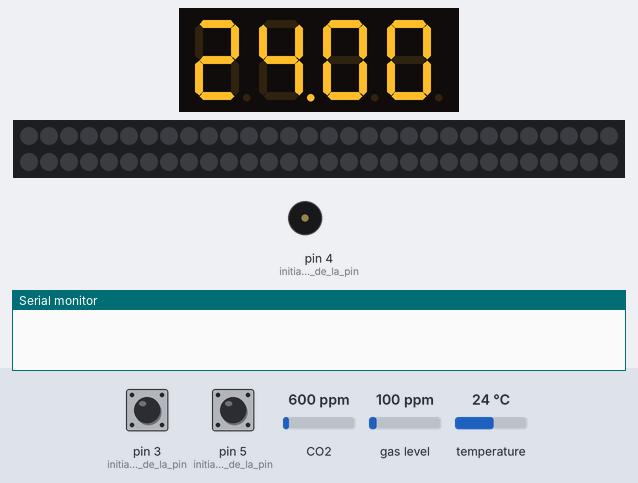
Bench run of a sketch on a simulated Arduino Uno, built with avr-gcc and run on an emulated ATmega328P. Parts: 4-digit seven-segment display, 60 RGB LEDs in strip order, left to right, continuing on the next row, buzzer (waves = sounding), the last lines printed to the serial monitor. Inputs (shaded band) come from the test bench; at power-on: CO2 600 ppm, pin 5 (initialisation_de_la_pin) HIGH, temperature 24 °C, pin 3 (initialisation_de_la_pin) HIGH, gas level 100 ppm. Dim RGB values are drawn brighter than linear; the local clock reads 2024-03-15 10:24:30 at power-on unless the sketch sets it.

Above: at 1.2 s.
1.3 s: CO2 set to 1458 ppm
4.0 s: CO2 set to 1530 ppm
At 4.29 s:
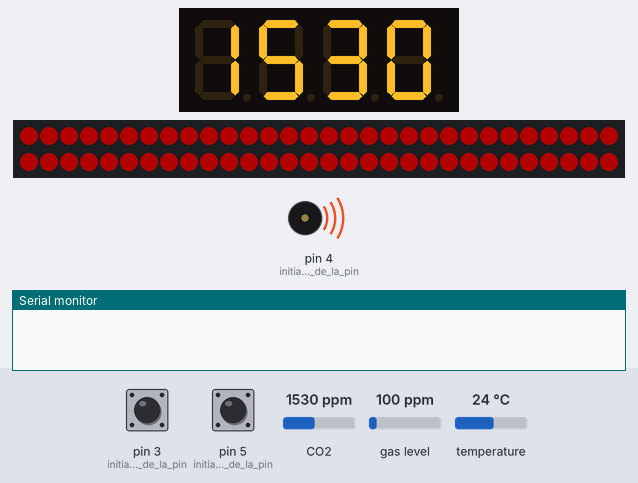
6.1 s: pin 5 (initialisation_de_la_pin) pulled LOW for 0.15 s
9.2 s: pin 5 (initialisation_de_la_pin) pulled LOW for 1 s
10.8 s: temperature set to 12 °C
At 10.95 s:
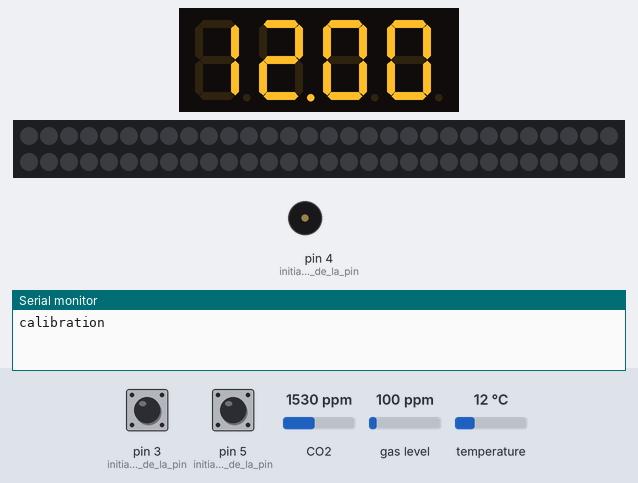
At 11.34 s:
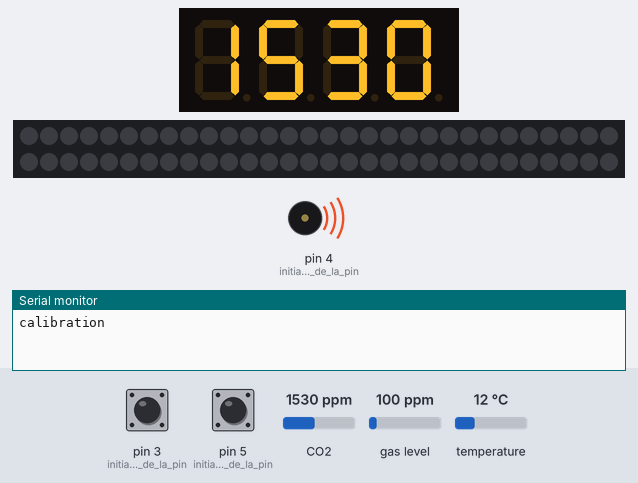
13.1 s: CO2 set to 452 ppm
At 16.2 s:
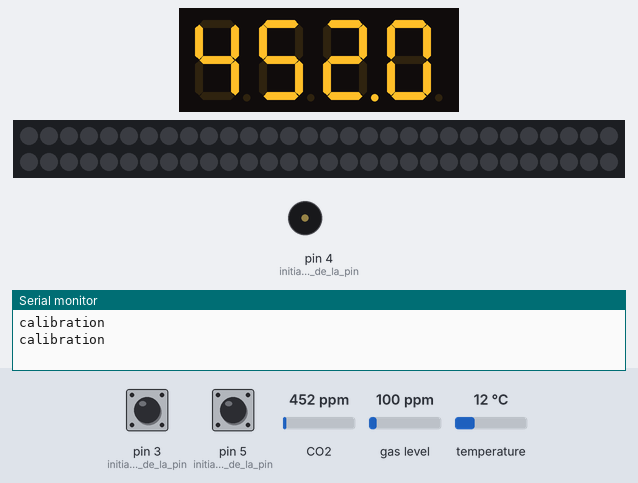
Timing chart, 0 to 17.1 s (numbered marks = the images above; inputs shaded):
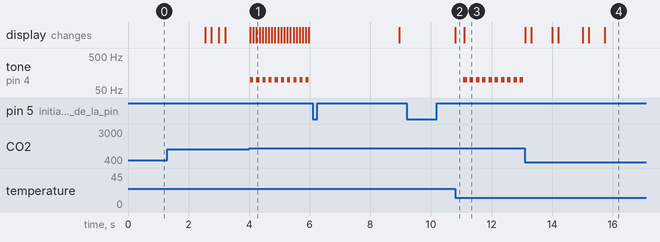

Measured:
- the behaviour switches between 1499 and 1500 ppm on CO2 (found by bisection; images 0 and 1)
- after the input at 4.0 s, tone on pin 4 (initialisation_de_la_pin): alternates 100 Hz for 0.10 s and silent for 0.10 s, starting at once; the display: changes at once (image 1)
- after the input at 9.2 s, every drawn part: stays the same
- after the input at 10.8 s, the display: changes at once (image 2)

The sketch:

Projet_Principal.ino
```cpp
/**
   Nom : Projet TPI
   Version initial par: Esteban GIORGIS
   Version initial créé le: 13.05.2022
   Dernière version le: 29.05.2022
**/

//Librairies
#include <Adafruit_BME280.h>//librairie pour le capteur BME280
#include <RTClib.h>//librairie pour la RTC
#include "Adafruit_LEDBackpack.h"//librairie pour l'affichage 7 segments
#include "Adafruit_SGP30.h"//librairie pour le capteur de CO2 (SGP30)
#include <Adafruit_NeoPixel.h>//librairie pour l'horloge 60 LED


//Constantes
#define NUMPIXELS 60 //Nombre de LED
#define BACKPACK_LUMINOSITY 10 //Valeur indiquant la luminosité de l'affichage 7 segments de 0 à 15
#define PIXELS_LUMINOSITY 100 //Valeur indiquant la luminosité des LED de l'horloge de 0 à 255
#define WAITING_TIME 3000 //Valeur, en millisecondes, indiquant le nombre de millisecondes que va durer chaque alternance pour le premier mode d'affichage de l'affichage 7 segments
#define MAX_CO2_ALLOWED 1500 //Le taux de CO2 maximal autorisé avant une alerte
#define ALARME_DURATION 2000//Valeur en milliseconde indiquant la durée max de l'alerte en cas de trop haut taux de CO2
#define DELAY_ALARME_DURATION 5000//Valeur en milliseconde indiquant la durée à laquelle même si le taux de CO2 est trop élevé, aucune alarme ne sera générée


//Variables Globales
Adafruit_BME280 bme;//initialisation du bme
RTC_DS1307 rtc = RTC_DS1307();//initialisation de la RTC
Adafruit_SGP30 sgp = Adafruit_SGP30();//initialisation du capteur de CO2 SGP30
Adafruit_7segment backPackDisplay = Adafruit_7segment();//initialisation de l'affichage 7 segments
Adafruit_NeoPixel ledClock(NUMPIXELS, 2);//Initialisation de l'horloge 60 LED en commençant par indiquer le nombre de LED total que possède notre horloge(60) et sur quel pin elle est branchée(2)


//Variables liées au status des capteurs
unsigned rtcStatus;
unsigned bmeStatus;
unsigned sgpStatus;


//Variables liées aux capteurs
int calibrationCounter;//cette variable est un compteur pour effectuer régulièrement un calibrage du capteur SGP30


//Variables liées au temps
int hours = 0;
int minutes = 0;
int seconds = 0;
unsigned long nextAlarm = 0;//cette variable indique le temps d'attente avant la prochaine alarme
bool doublePoints;//cette variable permet l'affichage des secondes en alternant sa valeur par true et false chaque seconde
unsigned long timeToWait;//Cette variable permet au programme, en plus de la constante "WAITING_TIME", d'alterner les 3 affichages. À noter que le type choisi "unsigned long" permet de faire durer un maximum de temps l'alternance des 3 affichages, en effet le type "unsigned" simple permet une valeur au maximum codée sur 4 octets, contrairement au type "unsigned long" qui permet une valeur max codée sur 8 octets.
unsigned lastSecond;//Cette variable permet de garder en mémoire pour chaque boucle effectué par la fonction "loop()" la dernière valeur retournée par la fonction "millis()"


//Variables liées à l'affichage 7 segments
int displayChoice;//Variable indiquant au programme qu'est-ce que l'affichage 7 segments doit afficher
int phase;//variable indiquant la phase dans laquelle on se trouve
int stateDisplayButton;//variable lié a l'état du bouton poussoir pour changer l'affichage 7 segments
int reverseStateDisplayButton;//variable contenant l'inverse de la variable "stateDisplayButton" qui permettra ensuite de bloquer le changement d'état si l'utilisateur reste appuié sur le boutton poussoir


//Variables liées aux alertes
int stateAlertButton;//variable lié a l'état du bouton poussoir pour changer l'alerte en cas de trop haut taux de CO2
int reverseStateAlertButton;//variable contenant l'inverse de la variable "stateAlertButton" qui permettra ensuite de bloquer le changement d'état si l'utilisateur reste appuié sur le boutton poussoir
int alertChoice;//Variable indiquant au programme qu'elle alarme il doit utiliser dans le cas ou le taux de CO2 dépasse un seuil voulu


void setup() {
  Serial.begin(9600);
  displayChoice = 0;//Initialisation de la variable "displayChoice" à 0
  alertChoice = 0;//Initialisation de la variable "alertChoice" à 0
  calibrationCounter = 0;//Initialisation de la variable "calibrationCounter" à 0

  //Configuration des entrée et sortie
  pinMode(3, INPUT_PULLUP);//initialisation de la pin pour le bouton poussoir lié au changement du contenu de l'affichage 7 segments en INPUT_PULLUP
  pinMode(4, INPUT_PULLUP);//initialisation de la pin pour le bouton poussoir lié au buzzer en INPUT_PULLUP
  pinMode(5, INPUT_PULLUP);//initialisation de la pin pour le bouton poussoir lié au changement du contenu de l'option d'alarme en INPUT_PULLUP
  phase = 1;//initialisation de la variable de phase a 1
  timeToWait = WAITING_TIME;//initialisation de la variable "timeToWait" en la rendant correspondant à la durée de chaque alternance d'affichage

  //Partie RTC
  rtcStatus = rtc.begin();//initialisation du port de communication pour la RTC
  rtc.adjust(DateTime(F(__DATE__), F(__TIME__)));//recupère la date et le temps indiqué par notre propre ordinateur

  //Partie affichage 7 segments
  backPackDisplay.begin(0x70);//Initialisation de l'affichage en indiquant l'addresse I2C
  backPackDisplay.setBrightness(BACKPACK_LUMINOSITY);//Taux de luminosité de 0 à 15

  //Parite température avec le capteur BME280
  bmeStatus = bme.begin();//initialisation du capteur BME

  //Partie capteur de CO2 (SGP30)
  sgpStatus = sgp.begin();//initialisation du capteur de CO2 SGP30


  //Partie horloge 60 LED
  ledClock.begin(); //initialisation de l'horloge a LED
  ledClock.setBrightness(PIXELS_LUMINOSITY);//Taux de luminosité de 0 à 255

  //Fonction qui étain les LED
  turnOffClockLED();

  //Si le capteur BME280 et/ou la RTC n'est pas trouvé alors affiche un texte l'indiquant et arrête le programme
  if (bmeStatus != 1 || rtcStatus != 1 || sgpStatus != 1) {
    Serial.println("Problème de branchement");
    exit(0);//arrêt complet du programme
  }
}


void loop() {
  fallingEdgeDetection();//Appel de la fonction pour vérifier l'état des deux boutons poussoir

  //Cette condition permet de verifier le taux de CO2 tant qu'aucune alarme n'est générée
  if(millis() > nextAlarm) {
    alarmDetection();//Appel de la function qui permet d'alerter si le taux de CO2 est trop élevé
  }

  //cette condition permet, dans le cas ou le programme est dans la phase une, d'alterner les 3 affichages
  if(phase == 1){

    //Permet de faire varier le contenu de l'affichage 7 segments suivant la valeur de la variable "phase"
    if(millis() > timeToWait)
    {
      timeToWait = millis() + WAITING_TIME;//A noté que la variable timeToWait est de type unsigned donc peut stock au maximum 65000 caracte contrairement a la fonction millis() qui elle ne s'arretera jms de grandis dans qu'il n'y a pas d'interuption du programme

      displayChoice++;

      //Une fois que la variable "displayChoice" a dépassé 2 alors elle repasse à 0
      if(displayChoice > 2){
        displayChoice = 0;
      }
    }else{
        timeToWait--;
      }
  }


  //Ce switch case permet de faire varier le contenu de l'affichage 7 segments suivant la valeur de la variable "displayChoice"
  switch(displayChoice){

  case 0:
      displayTemperature();//Appel de la fonction permettant d'afficher la température sur l'affichage 7 segments
    break;

  case 1:
      displayCurrentTime();//Appel de la fonction permettant d'afficher l'heure sur l'affichage 7 segments
    break;

  case 2:
      displayCOTwoRate();//Appel de la fonction permettant d'afficher le taux de CO2 sur l'affichage 7 segments;
    break;

  default:
      displayTemperature();//Appel de la fonction permettant d'afficher la température sur l'affichage 7 segments
    break;
  }
}


/*
 * Description : Cette fonction permet de changer la veleur de certaine variable selon l'état de chaque bouton poussoir.
 * Elle empêche aussi l'utilisateur de changer les valeurs en restant appuyé
 * @return Retourne une valeur de type integer correspondant à l'état du bouton lié au changement du contenu de l'affichage 7 segments
 */
 int fallingEdgeDetection()
 {
    stateAlertButton = digitalRead(5);//Lecture de la pin 5

    //Incrémente la variable "alertChoice" à chaque clique du bouton poussoir "stateAlertButton"
    if(stateAlertButton == 0 && stateAlertButton == reverseStateAlertButton){
      //delay(150);//Ce délai permet de bloquer le fait d'appuyer en permanence sur le bouton
        alertChoice++;

        //si "alertChoice" a atteint plus que 3 comme valeur alors la remet à 0
        if(alertChoice > 3){
          alertChoice = 0;
          }

    }
    reverseStateAlertButton = !stateAlertButton;


    //Partie liée au bouton poussoir permettant de changer le contenu de l'affichage 7 segments
    stateDisplayButton = digitalRead(3);//Lecture de la pin 3

    if(phase == 1 && stateDisplayButton == 0 && stateDisplayButton == reverseStateDisplayButton){

      displayChoice = -1;
      phase = 2;
      }

    //Incrémente la variable "displayChoice" à chaque clique du bouton poussoir "stateDisplayButton"
    if(stateDisplayButton == 0 && stateDisplayButton == reverseStateDisplayButton){

        displayChoice++;

        //si "displayChoice" a atteint plus que 2 comme valeur alors la remet à 0 et retourne dans la première phase
        if(displayChoice > 2){
          phase = 1;
          displayChoice = 0;
          timeToWait = millis() + WAITING_TIME;//Permet que l'affichage lié à la valeur de la variable "displayChoice" numéro 0 puisse durer le temps voulu complet
          }
    }

    reverseStateDisplayButton = !stateDisplayButton;
    return stateDisplayButton;
 }


/*
 * Description: Cette fonction retourne, au format integer, l'heure actuelle grâce à la RTC.
 * @return une valeur integer correspondant à l'heure actuelle récupérée par la RTC
*/
int getCurrentTime(){

  DateTime now = rtc.now();//Récupère le temps actuelle avec la RTC
  hours = now.hour();
  minutes = now.minute();
  seconds = now.second();

  int currentTime = hours*100 + minutes;//Converti le temps reçu par la RTC en numérique en le multipliant par 100 puis en additionnant les minutes.

  return currentTime;
}


/*
 * Description: Cette fonction affichage sur l'affichage 7 segments l'heure reçu par la RTC
*/
void displayCurrentTime(){
  doublePoints = false;//De base les double point des secondes sont éteintes
  unsigned long doublePointDuration = millis() + 200;//Variable indiquant la durée ou les doubles points des secondes doivent rester allumée

  backPackDisplay.print(getCurrentTime());//Prépare l'affichage de l'horraire actuel sur l'affichage 7 segments

  //ajoute un 0 au digit précédent dans le cas ou la valeur des heures et/ou des minutes sont en dessous de 10
  if (hours < 10) {
    backPackDisplay.writeDigitNum(0, 0);//ajoute un 0 avant l'affichage des heures
    if (minutes < 10) {
      backPackDisplay.writeDigitNum(2, 0);//ajoute un 0 avant l'affichage des minutes
    }
  }


  //cette boucle while permet d'allumer les doubles points des secondes chaque seconde durant un certain temps
  if(seconds - lastSecond != 0){
        while(millis() < doublePointDuration){
        doublePoints = true;//Inverse la valeur de la variable "doublePoints" pour l'affichage des deux petits points
        backPackDisplay.drawColon(doublePoints);//Prépare l'affichage ou non des deux petits point selon la valeur de la variable "doublePoints"
        backPackDisplay.writeDisplay();//Affiche toutes les informations préparées au préalable sur l'affichage 7 segments
        lastSecond = seconds;
        if(millis() == doublePointDuration){
           break;
        }
    }
  }

  backPackDisplay.drawColon(doublePoints);//Prépare l'affichage ou non des deux petits point selon la valeur de la variable "doublePoints"
  backPackDisplay.writeDisplay();//Affiche toutes les informations préparées au préalable sur l'affichage 7 segments
}


/*
 * Description: Retourne la température en degrés celsius "°C"
 * @return une valeur type float correspondant à la valeur de la température en degrés celsius "°C"
*/
float getTempCelsius(){
  return bme.readTemperature();//retourne la valeur de température mesurée par le capteur BME280
}


/*
 * Description: Cette fonction affichage sur l'affichage 7 segments la température mesurée par le capteur BME280
*/
void displayTemperature(){

  backPackDisplay.print(getTempCelsius());//Prépare l'affichage de la température mesurée par le capteur BME280 sur l'affichage 7 segments
  backPackDisplay.writeDisplay();//Affiche toutes les informations préparées au préalable sur l'affichage 7 segments
}


/*
 * Description: Retourne le taux de CO2 en ppm (part per million).
 * Note : Le capteur a besoin d'environ 15 secondes avant qu'il puisse donner la vraie valeur du taux de CO2, durant les 15 premières secondes il retourne constamment la valeur 400
 * @return une valeur type float correspondant au taux de CO2 mesuré par le capteur SGP30
*/
float getCOTwoRate(){

   //Effectue régulièrement un calibrage du capteur SGP30
   if(calibrationCounter == 100){
    calibrationCounter = 0;

    Serial.println("calibration");

    uint16_t TVOC_base, eCO2_base;
    sgp.getIAQBaseline(&eCO2_base, &TVOC_base);
   }

    calibrationCounter++;

    sgp.IAQmeasure();//demande au capteur de mesurer une seul mesure de eCO2 et de VOC. Place ensuite les mesures dans TVOC et eCO2

   //Cette condition permet de bloquer la valeur à 9999 dans le cas où le capteur aurait mesuré une valeur supérieure à 9999
   if(sgp.eCO2 > 9999){
    return 9999; //retourne 9999 comme valeur
    }


   return sgp.eCO2; //retourne le taux de CO2 en ppm
}


/*
 * Description: Suivant certaines conditions, cette fonction appellera une ou plusieurs alertes dans le cas ou le taux de CO2 dépasse un seuil voulu et que le délai de pause de l'alarme est égale à 0
*/
void alarmDetection()
{
  sgp.IAQmeasure();//demande au capteur de mesurer une seul mesure de eCO2 et de VOC. Place ensuite les mesures dans TVOC et eCO2
  unsigned long alarmDuration = millis() + ALARME_DURATION;//Indique la durée de l'alarme
  unsigned long delayAlarm = 0;//remise à 0 de la variable correspondant à durée de "pause" de l'alarme

  //Tant que le taux de CO2 mesuré dépasse la valeur de la constante "MAX_CO2_ALLOWED" et qu'il n'a pas dépassé un certain temps il effectue une alarme spécifique
  while(sgp.eCO2 >= MAX_CO2_ALLOWED && millis() < alarmDuration){

      //Ce switch case permet de séléctionner l'alarme en cas de trop haut taux de CO2 suivant la valeur de la variable "alertChoice"
      switch(alertChoice){
      case 0:
            doubleAlert();//Appel de la fonction qui effectue l'alarme visuelle et l'alarme sonore en simultané
          break;

      case 1:
            visualAlertForCOTwoRate();//Appel de la fonction qui effectue une alarme visuelle
        break;

      case 2:
            sonorAlertForCOTwoRate();//Appel de la fonction qui effectue une alarme sonore
        break;

      case 3:
            Serial.println("Aucune alerte");
        break;

      default:
          doubleAlert();//Appel de la fonction qui effectue l'alarme visuelle et l'alarme sonore en simultané
        break;
      }

      sgp.IAQmeasure();//Reprise des mesures


      if(delayAlarm == 0) {
        delayAlarm = DELAY_ALARME_DURATION;
      }
  }
  nextAlarm = millis() + delayAlarm;
}


/*
 * Description: Cette fonction affichage sur l'affichage 7 segments le taux de CO2 mesurée par le capteur SGP30
*/
void displayCOTwoRate(){
  backPackDisplay.print(getCOTwoRate());//Prépare l'affichage du taux de CO2 sur l'affichage 7 segments
  delay(25);//ajout d'un délai pour avoir un affichage plus agréable est ne pas rendre l'affichage 7 segments illisible à cause de la trop grande variation de prise de mesure du taux de CO2 par le capteur SGP30
  backPackDisplay.writeDisplay();//Affiche tous ce qui a été préparé

}


/*
 * Description: Cette fonction affiche l'heure sur l'horloge 60 LED
 * IMPORTANT : Cette fonction n'est pas fonctionnelle dans le sens ou elle ne permet pas d'afficher l'heure comme prévu mais allume juste chaque seconde une LED en vert
*/
void displayTimeOnClock(){
  // The first NeoPixel in a strand is #0, second is 1, all the way up
  // to the count of pixels minus one.
  for(int i=0; i<NUMPIXELS; i++) {

    // pixels.Color() takes RGB values, from 0,0,0 up to 255,255,255
    // Here we're using a moderately bright green color
    ledClock.setPixelColor(i, ledClock.Color(0, 150, 0));

    ledClock.show();   // Send the updated pixel colors to the hardware.
    delay(500); // Pause before next pass through loop
    ledClock.clear();
    delay(500); // Pause before next pass through loop
  }
}


/*
 * Description: Cette fonction étain chaque LED de l'horloge
*/
void turnOffClockLED(){

  //initialise chaque LED à 0 donc sans couleurs
  for(int i=0; i<NUMPIXELS; i++) {
    ledClock.setPixelColor(i, ledClock.Color(0, 0, 0));
  }
  ledClock.show();//Affiche les couleurs précédemment initialisées

}


/*
 * Description: Cette fonction fait clignoter les 60 LED de l'horloge 60 LED, elle servira comme alerte visuelle en cas de trop haut taux de CO2
*/
void visualAlertForCOTwoRate(){

  unsigned long nextDisplay = millis() + 100;

  //cette boucle while permet d'allumer chaque LED et de produire du son avec le buzzer durant 100 millisecondes
  while(millis() < nextDisplay){
    displayCOTwoRate();
      for(int i=0; i<NUMPIXELS; i++) {
    ledClock.setPixelColor(i, ledClock.Color(150, 0, 0));
  }
  ledClock.show();//Affiche les couleurs précédemment initialisées

    if(millis() == nextDisplay){
        break;
      }
  }

  unsigned long secondNextDisplay = nextDisplay + 100;//Variable indiquant la durée ou les double points des secondes doivent rester allumés ou éteints

  //cette boucle while permet d'allumer chaque LED et de produire du son avec le buzzer durant 100 millisecondes
  while(millis() < secondNextDisplay){
    displayCOTwoRate();//Appel de la fonction permettant d'afficher le taux de CO2
      for(int i=0; i<NUMPIXELS; i++) {
    ledClock.setPixelColor(i, ledClock.Color(0, 0, 0));
  }
  ledClock.show();//Affiche les couleurs précédemment initialisées

    if(millis() >= secondNextDisplay){
        break;
      }
  }
}


/*
 * Description: Cette fonction fait sonner le buzzer en alternance, elle servira comme alerte sonore en cas de trop haut taux de CO2
*/
void sonorAlertForCOTwoRate(){
  unsigned long nextDisplay = millis() + 100;

  //cette boucle while permet d'allumer chaque LED et de produire du son avec le buzzer durant 100 millisecondes
  while(millis() < nextDisplay){
    displayCOTwoRate();//Appel de la fonction permettant d'afficher le taux de CO2
     tone(4, 100); //Envoie 100 KHz de signal de son

    if(millis() >= nextDisplay){
        break;
      }
  }

  unsigned long secondNextDisplay = nextDisplay + 100;

  //cette boucle while permet d'allumer chaque LED et de produire du son avec le buzzer durant 100 millisecondes
  while(millis() < secondNextDisplay){
    displayCOTwoRate();//Appel de la fonction permettant d'afficher le taux de CO2
    noTone(4); //Stop le buzzer

    if(millis() >= secondNextDisplay){
        break;
      }
  }

}


/*
 * Description: Cette fonction fait clignoter les 60 LED de l'horloge 60 LED et faire "clignoter" le buzzer avec du son, elle servira comme alerte visuelle et sonore en cas de trop haut taux de CO2
*/
void doubleAlert(){
  unsigned long nextDisplay = millis() + 100;

  //cette boucle while permet d'allumer chaque LED et de produire du son avec le buzzer durant 100 millisecondes
  while(millis() < nextDisplay){
    displayCOTwoRate();//Appel de la fonction permettant d'afficher le taux de CO2

    //initialise chaque LED avec la couleur rouge
    for(int i=0; i<NUMPIXELS; i++) {
      ledClock.setPixelColor(i, ledClock.Color(150, 0, 0));
    }
    ledClock.show();//Affiche les couleurs précédemment initialisées
    tone(4, 100); //Envoie 100 KHz de signal de son
    if(millis() == nextDisplay){
        break;
      }
  }

  unsigned long secondNextDisplay = nextDisplay + 100;

  //cette boucle while permet d'éteindre chaque LED et d'éteindre le buzzer durant 100 millisecondes
  while(millis() < secondNextDisplay){
  displayCOTwoRate();//Appel de la fonction permettant d'afficher le taux de CO2

    //initialise chaque LED à 0 donc éteinte
    for(int i=0; i<NUMPIXELS; i++) {
      ledClock.setPixelColor(i, ledClock.Color(0, 0, 0));

    }
    ledClock.show();//Affiche les couleurs précédemment initialisées
    noTone(4);//Stop le buzzer
    if(millis() >= secondNextDisplay){
        break;
      }
  }
  }
```
